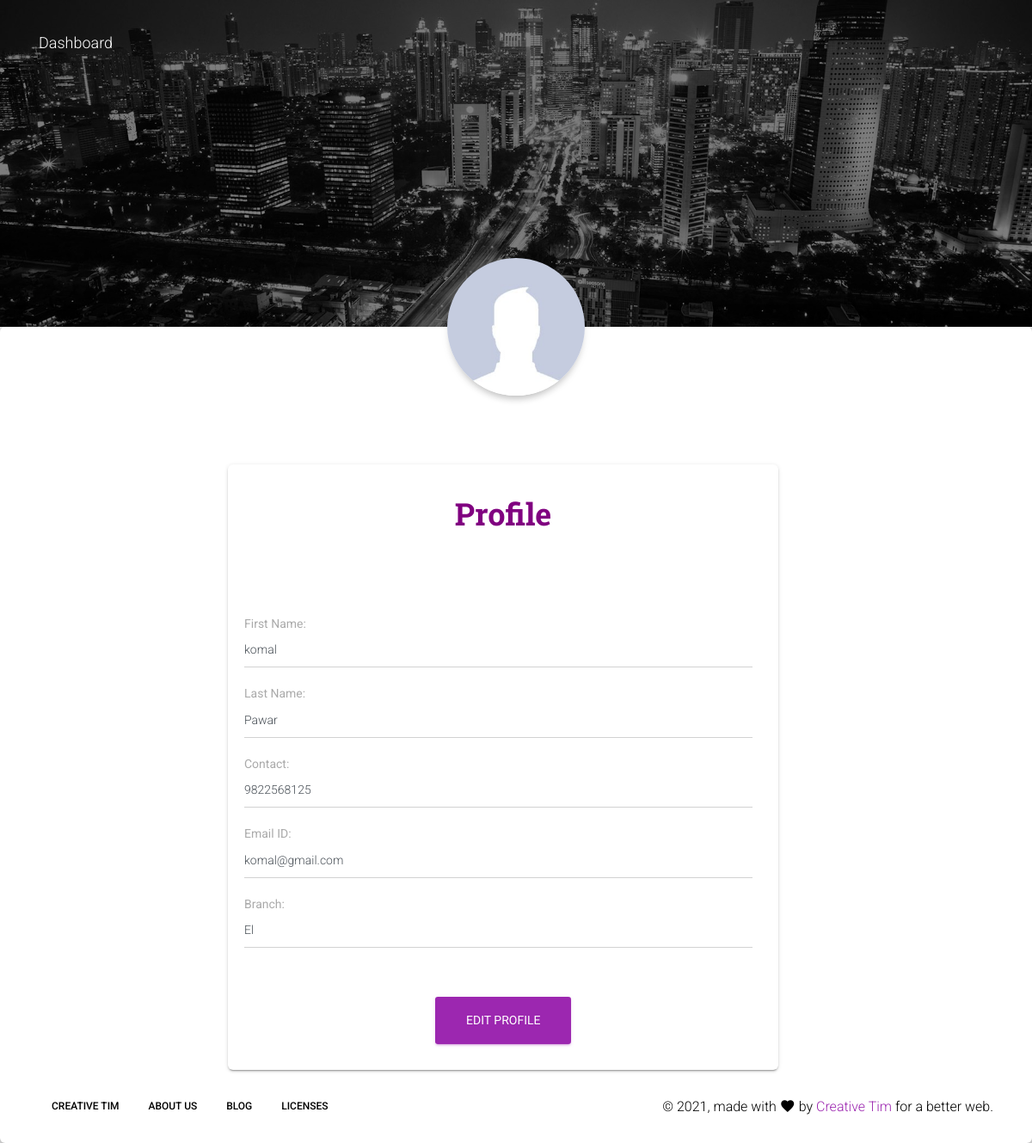
The app's page /notes/profile/12/ (signed in), older data.
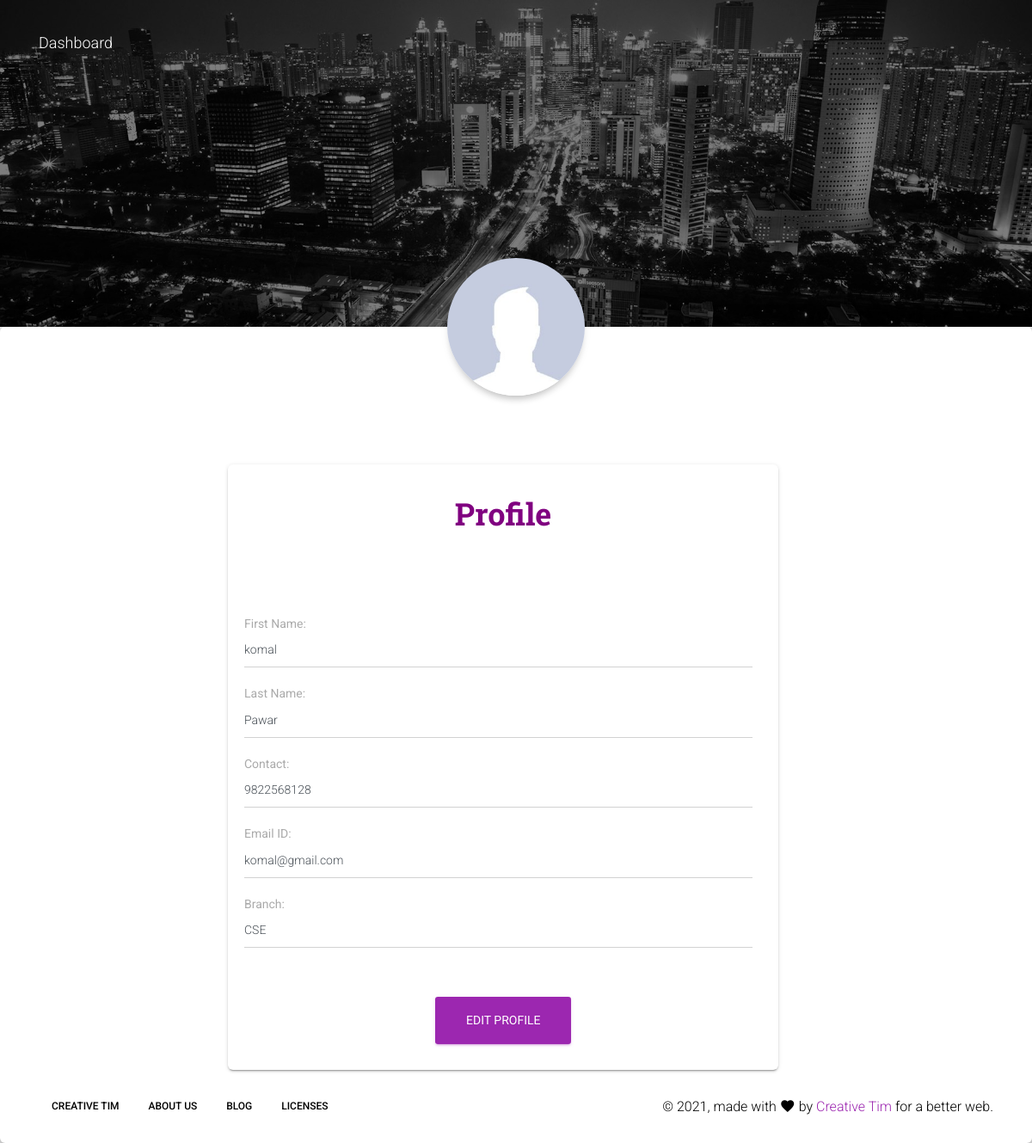
The same page, newer data.
### onlinenotes/models.py (models this page shows, shortened)
class signup(models.Model):
    user = models.ForeignKey(User,on_delete=models.CASCADE)
    contact = models.CharField(max_length=10)
    branch = models.CharField(max_length=30)
    role = models.CharField(max_length=30)

### onlinenotes/views.py (the view)
# urls.py: path('profile/<int:id>/',views.profile,name="profile"),
def profile(request,id):
    if not request.user.is_authenticated:
        return HttpResponseRedirect('/')
    user = User.objects.get(id=id)
    if not user.is_superuser:
        fm = signup.objects.get(user=user)
        return render(request,'onlinenotes/profile.html',{'fm':fm})
    else:
        return render(request,'onlinenotes/profile.html')

### onlinenotes/templates/onlinenotes/profile.html (shortened to what the changed rows need)
<!DOCTYPE html>
{% load static %}
<html lang="en">
  <head>
    <link rel="stylesheet" href="https://maxcdn.bootstrapcdn.com/font-awesome/latest/css/font-awesome.min.css">
    <link href="{% static 'assets/css/material-kit.css' %}" rel="stylesheet" />
    <link href="{% static 'assets/demo/demo.css' %}" rel="stylesheet" />
  </head>
<body class="profile-page sidebar-collapse">
  <div class="main main-raised">
    <div class="profile-content">
      <div class="container">
                  <div class="row container">
                      <div class="col-md-12">
                          <div class="card" style="width: 40rem; margin:auto;">
                              <div class="card-text">
                                  <h2 class="title" align="center" style="color: purple">Profile</h2>
                              </div>
                              <br>
                              <br>
                              <div class="card-body">
                                          <div class="row">
                                            {% if user.is_superuser %}
                                            {% else %}
                                              <div class="col-md-12 pl-md-1">
                                                  <div class="form-group">
                                                      <label for="contact">Contact: </label>
                                                      <span id="contact" class="form-control" name="contact">{{fm.contact}}</span>
                                                  </div>
                                              </div>
                                            {% endif %}
                                          </div>
                                         {% if user.is_superuser %}
                                         {% else %}
                                         <div class="row">
                                            <div class="col-md-12 pl-md-1">
                                                <div class="form-group">
                                                    <label for="branch"> Branch: </label>
                                                    <span id="branch" class="form-control" name="branch">{{fm.branch}}</span>
                                                </div>
                                            </div>
                                         </div><br>
                                         {% endif %}
                              </div>
                          </div>
        </div>
      </div>
    </div>
  </div>
</body>
</html>

Row changes from the older to the newer data that the page shows:
changed signup: contact "9822568125" → "9822568128"; branch "El" → "CSE"
